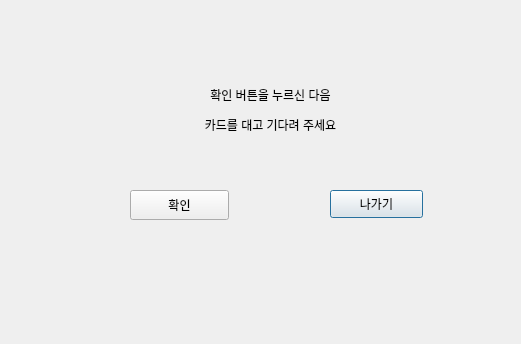
<?xml version="1.0" encoding="UTF-8"?>
<ui version="4.0">
 <class>Dialog</class>
 <widget class="QDialog" name="Dialog">
  <property name="geometry">
   <rect>
    <x>0</x>
    <y>0</y>
    <width>521</width>
    <height>344</height>
   </rect>
  </property>
  <property name="windowTitle">
   <string>Dialog</string>
  </property>
  <widget class="QLabel" name="lbPayment">
   <property name="geometry">
    <rect>
     <x>80</x>
     <y>80</y>
     <width>381</width>
     <height>61</height>
    </rect>
   </property>
   <property name="text">
    <string>&lt;html&gt;&lt;head/&gt;&lt;body&gt;&lt;p&gt;확인 버튼을 누르신 다음&lt;/p&gt;&lt;p&gt;카드를 대고 기다려 주세요&lt;/p&gt;&lt;/body&gt;&lt;/html&gt;</string>
   </property>
   <property name="alignment">
    <set>Qt::AlignCenter</set>
   </property>
  </widget>
  <widget class="QPushButton" name="btCancel">
   <property name="geometry">
    <rect>
     <x>330</x>
     <y>190</y>
     <width>93</width>
     <height>28</height>
    </rect>
   </property>
   <property name="text">
    <string>나가기</string>
   </property>
  </widget>
  <widget class="QPushButton" name="btCheck">
   <property name="geometry">
    <rect>
     <x>130</x>
     <y>190</y>
     <width>99</width>
     <height>30</height>
    </rect>
   </property>
   <property name="text">
    <string>확인</string>
   </property>
  </widget>
 </widget>
 <resources/>
 <connections/>
</ui>
